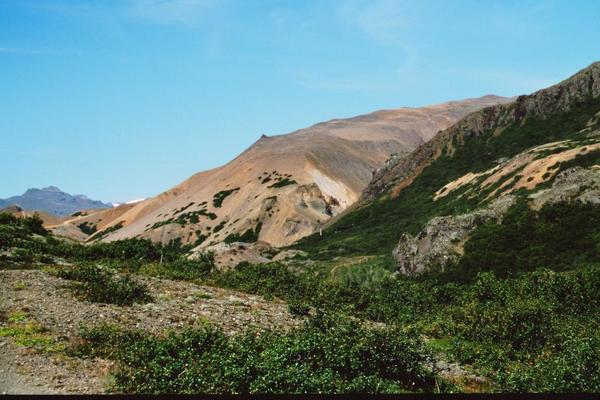
#> input picture Images/Landscape/mountain_color.jpg, 600 x 400 px
$ python irony.py
#> lines starting #> are read from the running program, lines starting #| are printed output that depends on the picture
### util.py
from constants import *
import numpy as np
from sklearn.cluster import MeanShift, estimate_bandwidth
from skimage import io, color

def luminanceMapping(train_lum, test_lum):
	mean_tr = np.mean(train_lum)
	mean_te = np.mean(test_lum)
	std_tr = np.std(train_lum)
	std_te = np.std(test_lum)
	return std_te * (train_lum - mean_tr) / std_tr + mean_te

# Find the neighbors of a pixel (x, y) (i.e. find the square of size kxk centered at (x, y))
# Assume the square is within bounds!
# [15 lines left out: functions find_neighbors, find_same_label_neighbors, not called in this run]

# Given the matrix representation of a grayscale image and the (x, y) coordinates of a point on that image, compute the
# standard deviation of luminosity in a kxk square centered at (x, y)
# Assume the square is within bounds!
def computeStdDevLuminance(image, x, y):
	square = find_neighbors(image, x, y)
	return np.std(square)

def segmentImage(image_lab):
	image = np.array(image_lab)

	# Need to convert image into feature array based on rgb intensities
	flat_image=np.reshape(image, [-1, 3])

	# Estimate bandwidth.
	# For more details see: http://scikit-learn.org/stable/modules/generated/sklearn.cluster.estimate_bandwidth.html
	# 0 < quantile < 1
	bandwidth = estimate_bandwidth(flat_image, quantile=.2, n_samples=5000)
	# Apply Mean Shift algorithm
	# See http://scikit-learn.org/stable/modules/generated/sklearn.cluster.MeanShift.html#sklearn.cluster.MeanShift
	ms = MeanShift(bandwidth, bin_seeding=True)
	ms.fit(flat_image)
	# labels is a 1x(W*L) array that associates each pixel with the label of its cluster (0, 1, 2 etc.) after segmentation.
	labels=ms.labels_

	segmented_image = np.reshape(labels, [image.shape[0], image.shape[1]])
	return segmented_image

# [7 lines of commented-out code are left out]

### irony_build_features.py
from constants import *
from util import *
import numpy as np
from scipy.fftpack import dct
from skimage import io, color
import matplotlib.pyplot as plt
from collections import Counter

# Given an image with only the luminance values, compute the Discrete Cosine Transform (DCT) of the square centered at (x, y)
# [21 lines left out: functions dctFromPixel, dctFromImage, not called in this run]

# Given an image in Lab space, segment the image and get the labels for every pixel. Then select sample pixels from the image
# and for every pixel p compute the Discrete Cosine Transform (DCT) of the luminance of its neighbors. The neighboring pixels
# are the ones inside the kxk square centered at p. This will be our 1xk^2 feature vector. The output is the Nxk^2 array of
# features and the Nx3 list of triples (label, a_channel, b_channel). N is the number of sampled pixels.
def buildFeatureSpace(image_lab):
	segmented_image = segmentImage(image_lab)
	c = Counter(np.reshape(np.array(segmented_image), -1))
	print c.most_common()

	plt.figure(1)
	plt.imshow(segmented_image)
	plt.axis('off')

	plt.savefig('./Images/Landscape/1.png')
	np_image_lab = np.array(image_lab)
	# Keep only the luminance from the Lab triple
	luminance_img = np_image_lab[:, :, 0]

	# integer division
	delta_x = len(luminance_img)/(X_points + 1)
	delta_y = len(luminance_img)/(Y_points + 1)
	features = []
	label_and_colors = []
	for i in xrange(X_points):
		for j in xrange(Y_points):
			x = (i+1)*delta_x
			y = (j+1)*delta_y
			feature = dctFromPixel(luminance_img, x, y)
			features.append(feature)
			# get the label and the colors for the pixel at (x, y). substitute the luminance with the label in the lab triple
			pixel_lab = image_lab[x][y]
			pixel_lab[0] = segmented_image[x][y]
			label_and_colors.append(pixel_lab)
	return np.array(features), np.array(label_and_colors)

'''
img_rgb = io.imread('./Images/Landscape/mountain_color.jpg')
img_lab = color.rgb2lab(img_rgb)
np_image_lab = np.array(img_lab)
luminance_img = np_image_lab[:, :, 1]
dct_img = np.array(dctFromImage(luminance_img))
print dct_img.shape
'''
# [6 lines of commented-out code are left out]

### irony.py
from constants import *
from util import *
from irony_feature_select import feature_select
from train_baseline import *
import numpy as np
from skimage import io, color
from irony_build_features import *
from irony_knn import *
from irony_feature_select import *
import matplotlib.pyplot as plt

# load the training image
train_img_lab = color.rgb2lab(io.imread(train_img_filename))
#> train_img_lab: shape (400, 600, 3) float64; mean of channels 0, 1, 2 49.8, -7.3, 1.8

# load the test image and convert it to just luminance
test_img_lum = color.rgb2lab(io.imread(test_img_filename))[:, :, 0]
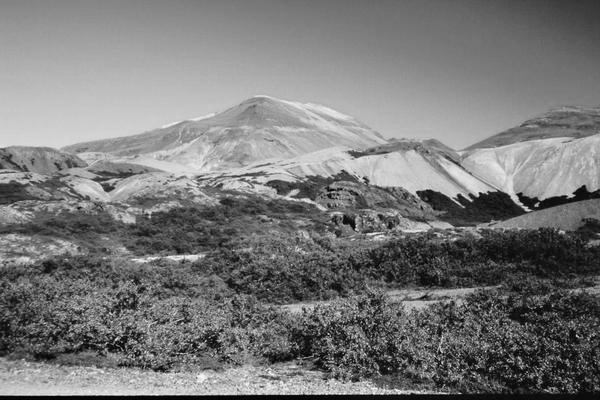
#> input picture Images/Landscape/mountain_gray.png, 600 x 400 px
#> test_img_lum: shape (400, 600) float64; min 0, max 98.96, mean 50

# perform the luminance mapping
train_img_lab[:, :, 0] = luminanceMapping(train_img_lab[:, :, 0], test_img_lum)
#> in luminanceMapping, `mean_tr = np.mean(train_lum)`: mean_tr = 49.81
#> in luminanceMapping, `mean_tr = np.mean(train_lum)`:
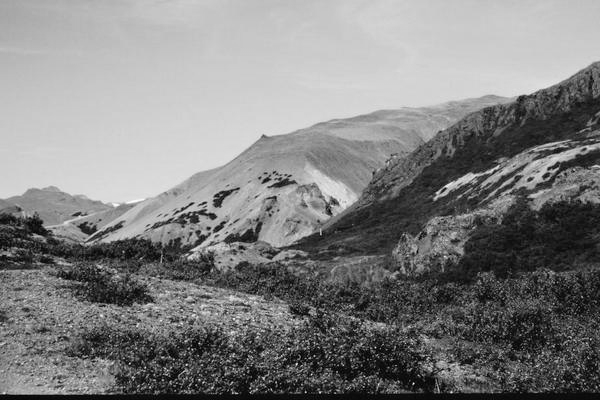
#> train_lum: shape (400, 600) float64; min 0, max 98.44, mean 49.8; drawn with min black and max white
#> in luminanceMapping, `mean_te = np.mean(test_lum)`: mean_te = 49.95
#> in luminanceMapping, `std_tr = np.std(train_lum)`: std_tr = 26.42
#> in luminanceMapping, `std_te = np.std(test_lum)`: std_te = 21.91
#> train_img_lab: shape (400, 600, 3) float64; mean of channels 0, 1, 2 50, -7.3, 1.8

print('Computing the DCT coefficients of training image')
dct_vals, labels = buildFeatureSpace(train_img_lab)
#> in segmentImage, `bandwidth = estimate_bandwidth(flat_image, quantile=.2, n_samples=5000)`: bandwidth = 12.76
#> (the run stopped early here; a loop or call above may not have finished)
